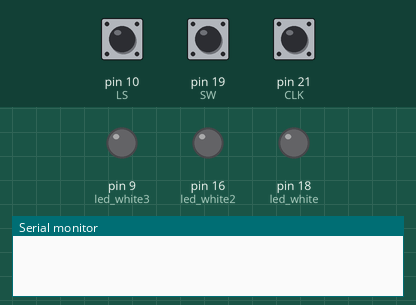
This sketch was run on a simulated Arduino Leonardo, built with avr-gcc and run on an emulated ATmega32U4. Shown: output pins drawn as LEDs (lit = HIGH), the last lines printed to the serial monitor. Wiring (inferred from the names in the program): 4×3 keypad with keys 1 2 3 4 5 6 7 8 9 * 0 # (labels assumed): rows pin 7, pin 8, pin 6, pin 5; columns pin 4, pin 3, pin 2. Inputs (shaded band) come from the test bench; at power-on: pin 10 (LS) HIGH, pin 19 (SW) HIGH, pin 21 (CLK) HIGH. USB keyboard and mouse output is not drawn; pins used as bus, display or sensor lines are not drawn.

Above: at 1.2 s.
1.3 s: pin 10 (LS) pulled LOW for 0.15 s
At 1.6 s:
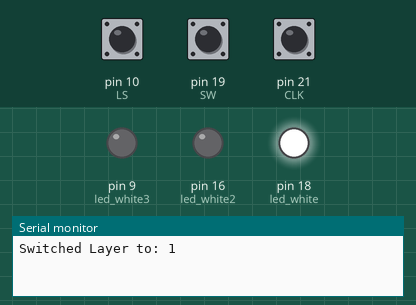
2.9 s: pin 10 (LS) pulled LOW for 1 s
At 4.0 s:
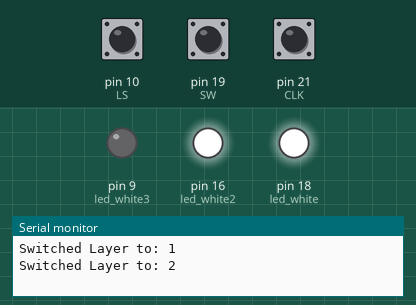
5.4 s: pin 10 (LS) pulled LOW for 0.15 s
At 5.9 s:
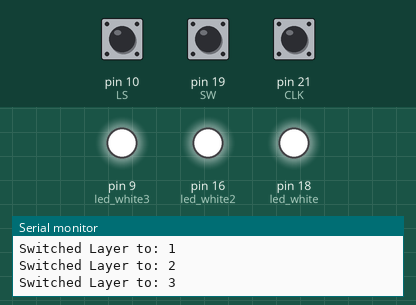
10.1 s: pin 10 (LS) pulled LOW for 3.2 s
At 10.7 s:
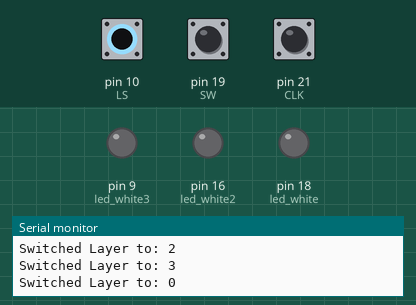
Timing chart, 0 to 13.1 s (numbered marks = the images above; inputs shaded):
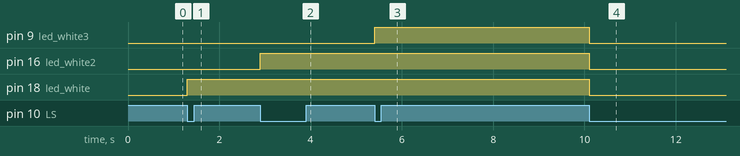

The sketch:

code.ino
```cpp
// code by Snappy Key made for Snappy Pad v.1
#include "Keyboard.h"
#define led_white 18
#define led_white2 16
#define led_white3 9
#define CLK 21
#define DT 20
#define SW 19
#define LS 10

int currentStateCLK = 5;
int lastStateCLK;
int state;
const int columns[] = { 4, 3, 2 };
const int rows[] = { 7, 8, 6, 5 };
int layer = 0;
bool f13_pressed, f14_pressed, f15_pressed, f16_pressed, f17_pressed, f18_pressed, f19_pressed, f20_pressed, f21_pressed, f22_pressed, f23_pressed, f24_pressed, layer_switch_pressed, left_arrow_pressed, right_arrow_pressed, horizontal_mode_on, re_pressed = false;
void setup() {
  Serial.begin(9600);

  lastStateCLK = digitalRead(CLK);

  Keyboard.begin();
  pinMode(columns[0], OUTPUT);
  pinMode(columns[1], OUTPUT);
  pinMode(columns[2], OUTPUT);


  pinMode(rows[0], INPUT_PULLUP);
  pinMode(rows[1], INPUT_PULLUP);
  pinMode(rows[2], INPUT_PULLUP);
  pinMode(rows[3], INPUT_PULLUP);
  // pinMode(rows[4], INPUT_PULLUP);
  pinMode(LS, INPUT_PULLUP);


  pinMode(led_white, OUTPUT);
  pinMode(led_white2, OUTPUT);
  pinMode(led_white3, OUTPUT);

  pinMode(CLK, INPUT_PULLUP);
  pinMode(DT, INPUT_PULLUP);

  pinMode(SW, INPUT_PULLUP);
  digitalWrite(columns[0], HIGH);
  digitalWrite(columns[1], HIGH);
  digitalWrite(columns[2], HIGH);
}

void loop() {
  rotaryEncoderScan();
  matrixScan();
  LayerSwitch();
}

void matrixScan() {
  row1();
  row2();
  row3();
  // Serial.println()
}

void LayerSwitch() {
  if (digitalRead(LS) == 0 && !layer_switch_pressed) {
    Serial.print("Switched Layer to: ");
    if (layer < 3) {
      layer++;
    } else {
      layer = 0;
    }
    layerLED();
    layer_switch_pressed = true;
    Serial.println(layer);

  } else if (digitalRead(LS) == 1 && layer_switch_pressed) {
    layer_switch_pressed = false;
  }
}
void rotaryEncoderScan() {
  if (!re_pressed && digitalRead(SW) == 0) {
    Serial.println("re switch");
    Keyboard.press(0x81);

    Keyboard.press(0xC2);
    Keyboard.releaseAll();
    horizontal_mode_on = !horizontal_mode_on;
    re_pressed = true;
  } else if (re_pressed && digitalRead(SW) == 1) re_pressed = false;

  while (true) {
    currentStateCLK = digitalRead(CLK);

    state = 0;
    if (currentStateCLK != lastStateCLK) {
      if (digitalRead(DT) != currentStateCLK && (state == 0 || state == 1)) {
        // if (!horizontal_mode_on) {
        Keyboard.press(0x81);

        Keyboard.write(0xD8);
        Keyboard.releaseAll();

        // } else if (horizontal_mode_on) Keyboard.write(0xDA);
        // disableForWhile = true;
      } else if (digitalRead(DT) == currentStateCLK && (state == 0 || state == 2)) {
        // if (!horizontal_mode_on) {
        Keyboard.press(0x81);

        Keyboard.write(0xD7);
        Keyboard.releaseAll();

        // } else if (horizontal_mode_on) Keyboard.write(0xD9);
        state = 2;
        // disableForWhile = true;
      }
    }
    lastStateCLK = currentStateCLK;
    if (digitalRead(rows[0]) != 0) break;
    if (digitalRead(rows[1]) != 0) break;
  }
  // Serial.println("RE ended");
}


void activateLayer(int key) {
  if (layer == 1) {
    Keyboard.press(0x81);
  } else if (layer == 2) {
    Keyboard.press(0x81);
    Keyboard.press(0x82);
  } else if (layer == 3) {
    Keyboard.press(0x80);
    Keyboard.press(0x81);
    Keyboard.press(0x82);
  }
  Keyboard.write(key);
  Keyboard.releaseAll();
}
void row1() {
  digitalWrite(columns[2], HIGH);

  digitalWrite(columns[0], LOW);
  if (!f13_pressed && digitalRead(rows[0]) == 0 && digitalRead(columns[0]) == 0) {
    Serial.println("f13");
    activateLayer(0xF0);
    f13_pressed = true;
  } else if (f13_pressed && digitalRead(rows[0]) == 1 && digitalRead(columns[0]) == 0) {
    f13_pressed = false;
  }

  if (!f14_pressed && digitalRead(rows[1]) == 0 && digitalRead(columns[0]) == 0) {
    Serial.println("f14");
    activateLayer(0xF1);
    f14_pressed = true;
  } else if (f14_pressed && digitalRead(rows[1]) == 1 && digitalRead(columns[0]) == 0) {
    f14_pressed = false;
  }

  if (!f15_pressed && digitalRead(rows[2]) == 0 && digitalRead(columns[0]) == 0) {
    Serial.println("f15");
    activateLayer(0xF2);
    f15_pressed = true;
  } else if (f15_pressed && digitalRead(rows[2]) == 1 && digitalRead(columns[0]) == 0) {
    f15_pressed = false;
  }

  if (!f16_pressed && digitalRead(rows[3]) == 0 && digitalRead(columns[0]) == 0) {
    Serial.println("f16");
    activateLayer(0xF3);
    f16_pressed = true;
  } else if (f16_pressed && digitalRead(rows[3]) == 1 && digitalRead(columns[0]) == 0) {
    f16_pressed = false;
  }
}

void row2() {
  digitalWrite(columns[0], HIGH);

  digitalWrite(columns[1], LOW);

  if (!f17_pressed && digitalRead(rows[0]) == 0 && digitalRead(columns[1]) == 0) {
    Serial.println("f17");
    activateLayer(0xF4);
    f17_pressed = true;
  } else if (f17_pressed && digitalRead(rows[0]) == 1 && digitalRead(columns[1]) == 0) {
    f17_pressed = false;
  }

  if (!f18_pressed && digitalRead(rows[1]) == 0 && digitalRead(columns[1]) == 0) {
    Serial.println("f18");
    activateLayer(0xF5);
    f18_pressed = true;
  } else if (f18_pressed && digitalRead(rows[1]) == 1 && digitalRead(columns[1]) == 0) {
    f18_pressed = false;
  }

  if (!f19_pressed && digitalRead(rows[2]) == 0 && digitalRead(columns[1]) == 0) {
    Serial.println("f19");
    activateLayer(0xF6);
    f19_pressed = true;
  } else if (f19_pressed && digitalRead(rows[2]) == 1 && digitalRead(columns[1]) == 0) {
    f19_pressed = false;
  }

  if (!f20_pressed && digitalRead(rows[3]) == 0 && digitalRead(columns[1]) == 0) {
    Serial.println("f20");
    activateLayer(0xF7);
    f20_pressed = true;
  } else if (f20_pressed && digitalRead(rows[3]) == 1 && digitalRead(columns[1]) == 0) {
    f20_pressed = false;
  }
}

void row3() {
  // // delay(0.5);
  digitalWrite(columns[1], HIGH);

  digitalWrite(columns[2], LOW);

  if (!f21_pressed && digitalRead(rows[0]) == 0 && digitalRead(columns[2]) == 0) {
    Serial.println("f21");
    activateLayer(0xF8);
    f21_pressed = true;
  } else if (f21_pressed && digitalRead(rows[0]) == 1 && digitalRead(columns[2]) == 0) {
    f21_pressed = false;
  }

  if (!f22_pressed && digitalRead(rows[1]) == 0 && digitalRead(columns[2]) == 0) {
    Serial.println("f22");
    activateLayer(0xF9);
    f22_pressed = true;
  } else if (f22_pressed && digitalRead(rows[1]) == 1 && digitalRead(columns[2]) == 0) {
    f22_pressed = false;
  }

  if (!f23_pressed && digitalRead(rows[2]) == 0 && digitalRead(columns[2]) == 0) {
    Serial.println("f23");
    activateLayer(0xFA);
    f23_pressed = true;
  } else if (f23_pressed && digitalRead(rows[2]) == 1 && digitalRead(columns[2]) == 0) {
    f23_pressed = false;
  }

  if (!f24_pressed && digitalRead(rows[3]) == 0 && digitalRead(columns[2]) == 0) {
    Serial.println("f24");
    activateLayer(0xFB);
    f24_pressed = true;
  } else if (f24_pressed && digitalRead(rows[3]) == 1 && digitalRead(columns[2]) == 0) {
    f24_pressed = false;
  }
}

void layerLED() {
  if (layer == 1) {
    digitalWrite(led_white, HIGH);
  } else if (layer == 2) {
    digitalWrite(led_white2, HIGH);
  } else if (layer == 3) {
    digitalWrite(led_white3, HIGH);

  } else {
    digitalWrite(led_white, LOW);
    digitalWrite(led_white2, LOW);
    digitalWrite(led_white3, LOW);
  }
}
```

Measured:
- after the input at 1.3 s, pin 18 (led_white): LOW → HIGH at once
- after the input at 2.9 s, pin 16 (led_white2): LOW → HIGH at once
- after the input at 5.4 s, pin 9 (led_white3): LOW → HIGH at once
- after the input at 10.1 s, pin 9 (led_white3), pin 16 (led_white2), pin 18 (led_white): HIGH → LOW at once
